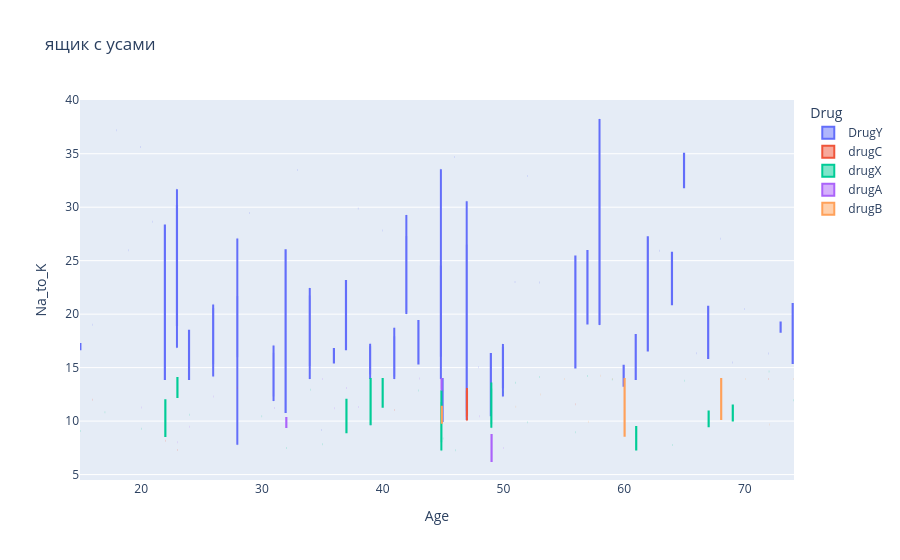

The code cell stored with this chart in its notebook:
### Code cell
fig = px.box(drugsF, x='Age', y='Na_to_K', color='Drug',
            hover_data=['Sex', 'BP', 'Cholesterol'],
            title='ящик с усами')
fig.show()

### Figure 1 — Plotly figure (JSON) as saved in the notebook; plotly's stock layout.template omitted (floating-point values rounded to 4 significant figures; data arrays with more than 128 entries replaced by an {"elided": "..."} marker saying what was removed)
{"data": [{"alignmentgroup": "True", "customdata": {"elided": "103x3 str values"}, "hovertemplate": "Drug=DrugY<br>Age=%{x}<br>Na_to_K=%{y}<br>Sex=%{customdata[0]}<br>BP=%{customdata[1]}<br>Cholesterol=%{customdata[2]}<extra></extra>", "legendgroup": "DrugY", "marker": {"color": "#636efa"}, "name": "DrugY", "notched": false, "offsetgroup": "DrugY", "orientation": "v", "showlegend": true, "type": "box", "x": [23.0, 47.0, 28.0, 61.0, 49.0, 60.0, 43.0, 34.0, 43.0, 74.0, 44.86, 32.0, 57.0, 63.0, 47.0, 48.0, 33.0, 28.0, 31.0, 39.0, 45.0, 65.0, 73.0, 50.0, 50.0, 23.0, 28.0, 58.0, 62.0, 24.0, 26.0, 40.0, 34.0, 38.0, 67.0, 60.0, 68.0, 44.86, 44.86, 28.0, 41.0, 31.0, 26.0, 26.0, 32.0, 69.0, 37.0, 50.0, 62.0, 41.0, 29.0, 42.0, 56.0, 58.0, 56.0, 20.0, 15.0, 31.0, 22.0, 42.0, 23.0, 47.0, 35.0, 44.86, 61.0, 28.0, 15.0, 34.0, 36.0, 19.0, 66.0, 44.86, 70.0, 52.0, 24.0, 42.0, 64.0, 74.0, 37.0, 49.0, 53.0, 44.86, 21.0, 16.0, 44.86, 58.0, 51.0, 45.0, 39.0, 41.0, 73.0, 44.86, 39.0, 67.0, 22.0, 36.0, 18.0, 57.0, 65.0, 64.0, 58.0, 72.0, 46.0], "x0": " ", "xaxis": "x", "y": [25.36, 10.11, 7.798, 18.04, 16.27, 15.17, 19.37, 19.2, 15.38, 20.94, 13.94, 25.97, 19.13, 25.92, 30.57, 15.04, 33.49, 18.81, 13.94, 13.94, 13.94, 31.88, 19.22, 15.79, 12.29, 31.69, 19.8, 19.42, 27.18, 18.46, 14.16, 27.83, 13.94, 29.88, 20.69, 13.3, 27.05, 24.66, 24.28, 19.68, 13.94, 17.07, 20.91, 19.16, 10.84, 15.48, 23.09, 17.21, 16.59, 15.16, 29.45, 29.27, 15.02, 38.25, 25.39, 35.64, 16.73, 11.87, 28.29, 20.01, 16.85, 13.94, 9.17, 18.3, 13.94, 27.06, 17.21, 22.46, 16.75, 25.97, 16.35, 33.54, 20.49, 32.92, 13.94, 21.04, 25.74, 15.44, 16.72, 10.54, 22.96, 13.94, 28.63, 19.01, 18.3, 26.64, 23.0, 10.02, 17.23, 18.74, 18.35, 19.01, 15.97, 15.89, 13.94, 15.49, 37.19, 25.89, 35.0, 20.93, 18.99, 16.31, 34.69], "y0": " ", "yaxis": "y"}, {"alignmentgroup": "True", "customdata": [["M", "LOW", "HIGH"], ["M", "LOW", "HIGH"], ["F", "LOW", "HIGH"], ["M", "LOW", "HIGH"], ["M", "LOW", "HIGH"], ["M", "HIGH", "HIGH"], ["F", "LOW", "HIGH"], ["M", "LOW", "HIGH"], ["M", "LOW", "HIGH"], ["M", "LOW", "HIGH"], ["F", "LOW", "HIGH"], ["M", "LOW", "HIGH"]], "hovertemplate": "Drug=drugC<br>Age=%{x}<br>Na_to_K=%{y}<br>Sex=%{customdata[0]}<br>BP=%{customdata[1]}<br>Cholesterol=%{customdata[2]}<extra></extra>", "legendgroup": "drugC", "marker": {"color": "#EF553B"}, "name": "drugC", "notched": false, "offsetgroup": "drugC", "orientation": "v", "showlegend": true, "type": "box", "x": [47.0, 41.0, 47.0, 23.0, 68.0, 44.86, 47.0, 28.0, 22.0, 72.0, 56.0, 16.0], "x0": " ", "xaxis": "x", "y": [13.09, 11.04, 11.77, 7.298, 10.29, 9.712, 10.07, 13.13, 8.151, 13.94, 11.57, 12.01], "y0": " ", "yaxis": "y"}, {"alignmentgroup": "True", "customdata": {"elided": "48x3 str values"}, "hovertemplate": "Drug=drugX<br>Age=%{x}<br>Na_to_K=%{y}<br>Sex=%{customdata[0]}<br>BP=%{customdata[1]}<br>Cholesterol=%{customdata[2]}<extra></extra>", "legendgroup": "drugX", "marker": {"color": "#00cc96"}, "name": "drugX", "notched": false, "offsetgroup": "drugX", "orientation": "v", "showlegend": true, "type": "box", "x": [22.0, 50.0, 69.0, 49.0, 44.86, 49.0, 53.0, 46.0, 39.0, 39.0, 15.0, 23.0, 44.86, 67.0, 60.0, 45.0, 17.0, 24.0, 64.0, 51.0, 44.86, 56.0, 37.0, 22.0, 65.0, 20.0, 67.0, 40.0, 35.0, 32.0, 49.0, 74.0, 69.0, 61.0, 37.0, 61.0, 44.86, 72.0, 34.0, 30.0, 43.0, 57.0, 44.86, 59.0, 44.86, 52.0, 23.0, 40.0], "x0": " ", "xaxis": "x", "y": [8.607, 12.7, 11.46, 9.381, 8.75, 11.01, 14.13, 7.285, 13.94, 9.709, 9.084, 12.26, 8.107, 10.9, 10.09, 8.37, 10.83, 10.61, 7.761, 13.6, 11.42, 8.966, 8.968, 11.95, 13.77, 9.281, 9.514, 13.94, 7.845, 7.477, 13.6, 11.94, 10.06, 9.443, 12.01, 7.34, 7.261, 14.64, 12.92, 10.44, 12.86, 14.22, 12.88, 13.88, 11.69, 9.894, 14.02, 11.35], "y0": " ", "yaxis": "y"}, {"alignmentgroup": "True", "customdata": [["M", "HIGH", "HIGH"], ["M", "HIGH", "NORMAL"], ["F", "HIGH", "HIGH"], ["M", "HIGH", "NORMAL"], ["M", "HIGH", "HIGH"], ["M", "HIGH", "HIGH"], ["F", "HIGH", "HIGH"], ["F", "HIGH", "NORMAL"], ["F", "HIGH", "HIGH"], ["M", "HIGH", "HIGH"], ["F", "HIGH", "NORMAL"], ["F", "HIGH", "HIGH"], ["M", "HIGH", "NORMAL"], ["M", "HIGH", "HIGH"], ["F", "HIGH", "NORMAL"], ["M", "HIGH", "NORMAL"], ["M", "HIGH", "NORMAL"], ["F", "HIGH", "HIGH"], ["M", "HIGH", "NORMAL"], ["M", "HIGH", "NORMAL"], ["M", "HIGH", "HIGH"], ["M", "HIGH", "HIGH"]], "hovertemplate": "Drug=drugA<br>Age=%{x}<br>Na_to_K=%{y}<br>Sex=%{customdata[0]}<br>BP=%{customdata[1]}<br>Cholesterol=%{customdata[2]}<extra></extra>", "legendgroup": "drugA", "marker": {"color": "#ab63fa"}, "name": "drugA", "notched": false, "offsetgroup": "drugA", "orientation": "v", "showlegend": true, "type": "box", "x": [43.0, 32.0, 37.0, 24.0, 44.86, 36.0, 44.86, 38.0, 45.0, 50.0, 32.0, 35.0, 49.0, 39.0, 26.0, 49.0, 31.0, 20.0, 44.86, 48.0, 47.0, 23.0], "x0": " ", "xaxis": "x", "y": [13.97, 9.445, 13.09, 9.475, 12.86, 11.2, 13.94, 11.33, 12.85, 7.49, 10.29, 13.94, 6.269, 9.664, 12.31, 8.7, 11.23, 11.26, 13.94, 10.45, 10.4, 8.011], "y0": " ", "yaxis": "y"}, {"alignmentgroup": "True", "customdata": [["M", "HIGH", "HIGH"], ["F", "HIGH", "HIGH"], ["F", "HIGH", "NORMAL"], ["M", "HIGH", "NORMAL"], ["M", "HIGH", "HIGH"], ["M", "HIGH", "HIGH"], ["M", "HIGH", "HIGH"], ["M", "HIGH", "NORMAL"], ["M", "HIGH", "NORMAL"], ["F", "HIGH", "HIGH"], ["M", "HIGH", "HIGH"], ["M", "HIGH", "NORMAL"], ["M", "HIGH", "HIGH"], ["M", "HIGH", "NORMAL"], ["M", "HIGH", "HIGH"]], "hovertemplate": "Drug=drugB<br>Age=%{x}<br>Na_to_K=%{y}<br>Sex=%{customdata[0]}<br>BP=%{customdata[1]}<br>Cholesterol=%{customdata[2]}<extra></extra>", "legendgroup": "drugB", "marker": {"color": "#FFA15A"}, "name": "drugB", "notched": false, "offsetgroup": "drugB", "orientation": "v", "showlegend": true, "type": "box", "x": [74.0, 58.0, 68.0, 44.86, 70.0, 60.0, 59.0, 72.0, 53.0, 55.0, 51.0, 60.0, 68.0, 57.0, 44.86], "x0": " ", "xaxis": "x", "y": [13.94, 14.24, 10.19, 11.34, 13.94, 13.93, 13.94, 9.677, 12.49, 13.94, 11.34, 8.621, 13.94, 9.945, 9.849], "y0": " ", "yaxis": "y"}], "layout": {"boxmode": "group", "legend": {"title": {"text": "Drug"}, "tracegroupgap": 0}, "title": {"text": "ящик с усами"}, "xaxis": {"anchor": "y", "domain": [0, 1], "title": {"text": "Age"}}, "yaxis": {"anchor": "x", "domain": [0, 1], "title": {"text": "Na_to_K"}}}}
